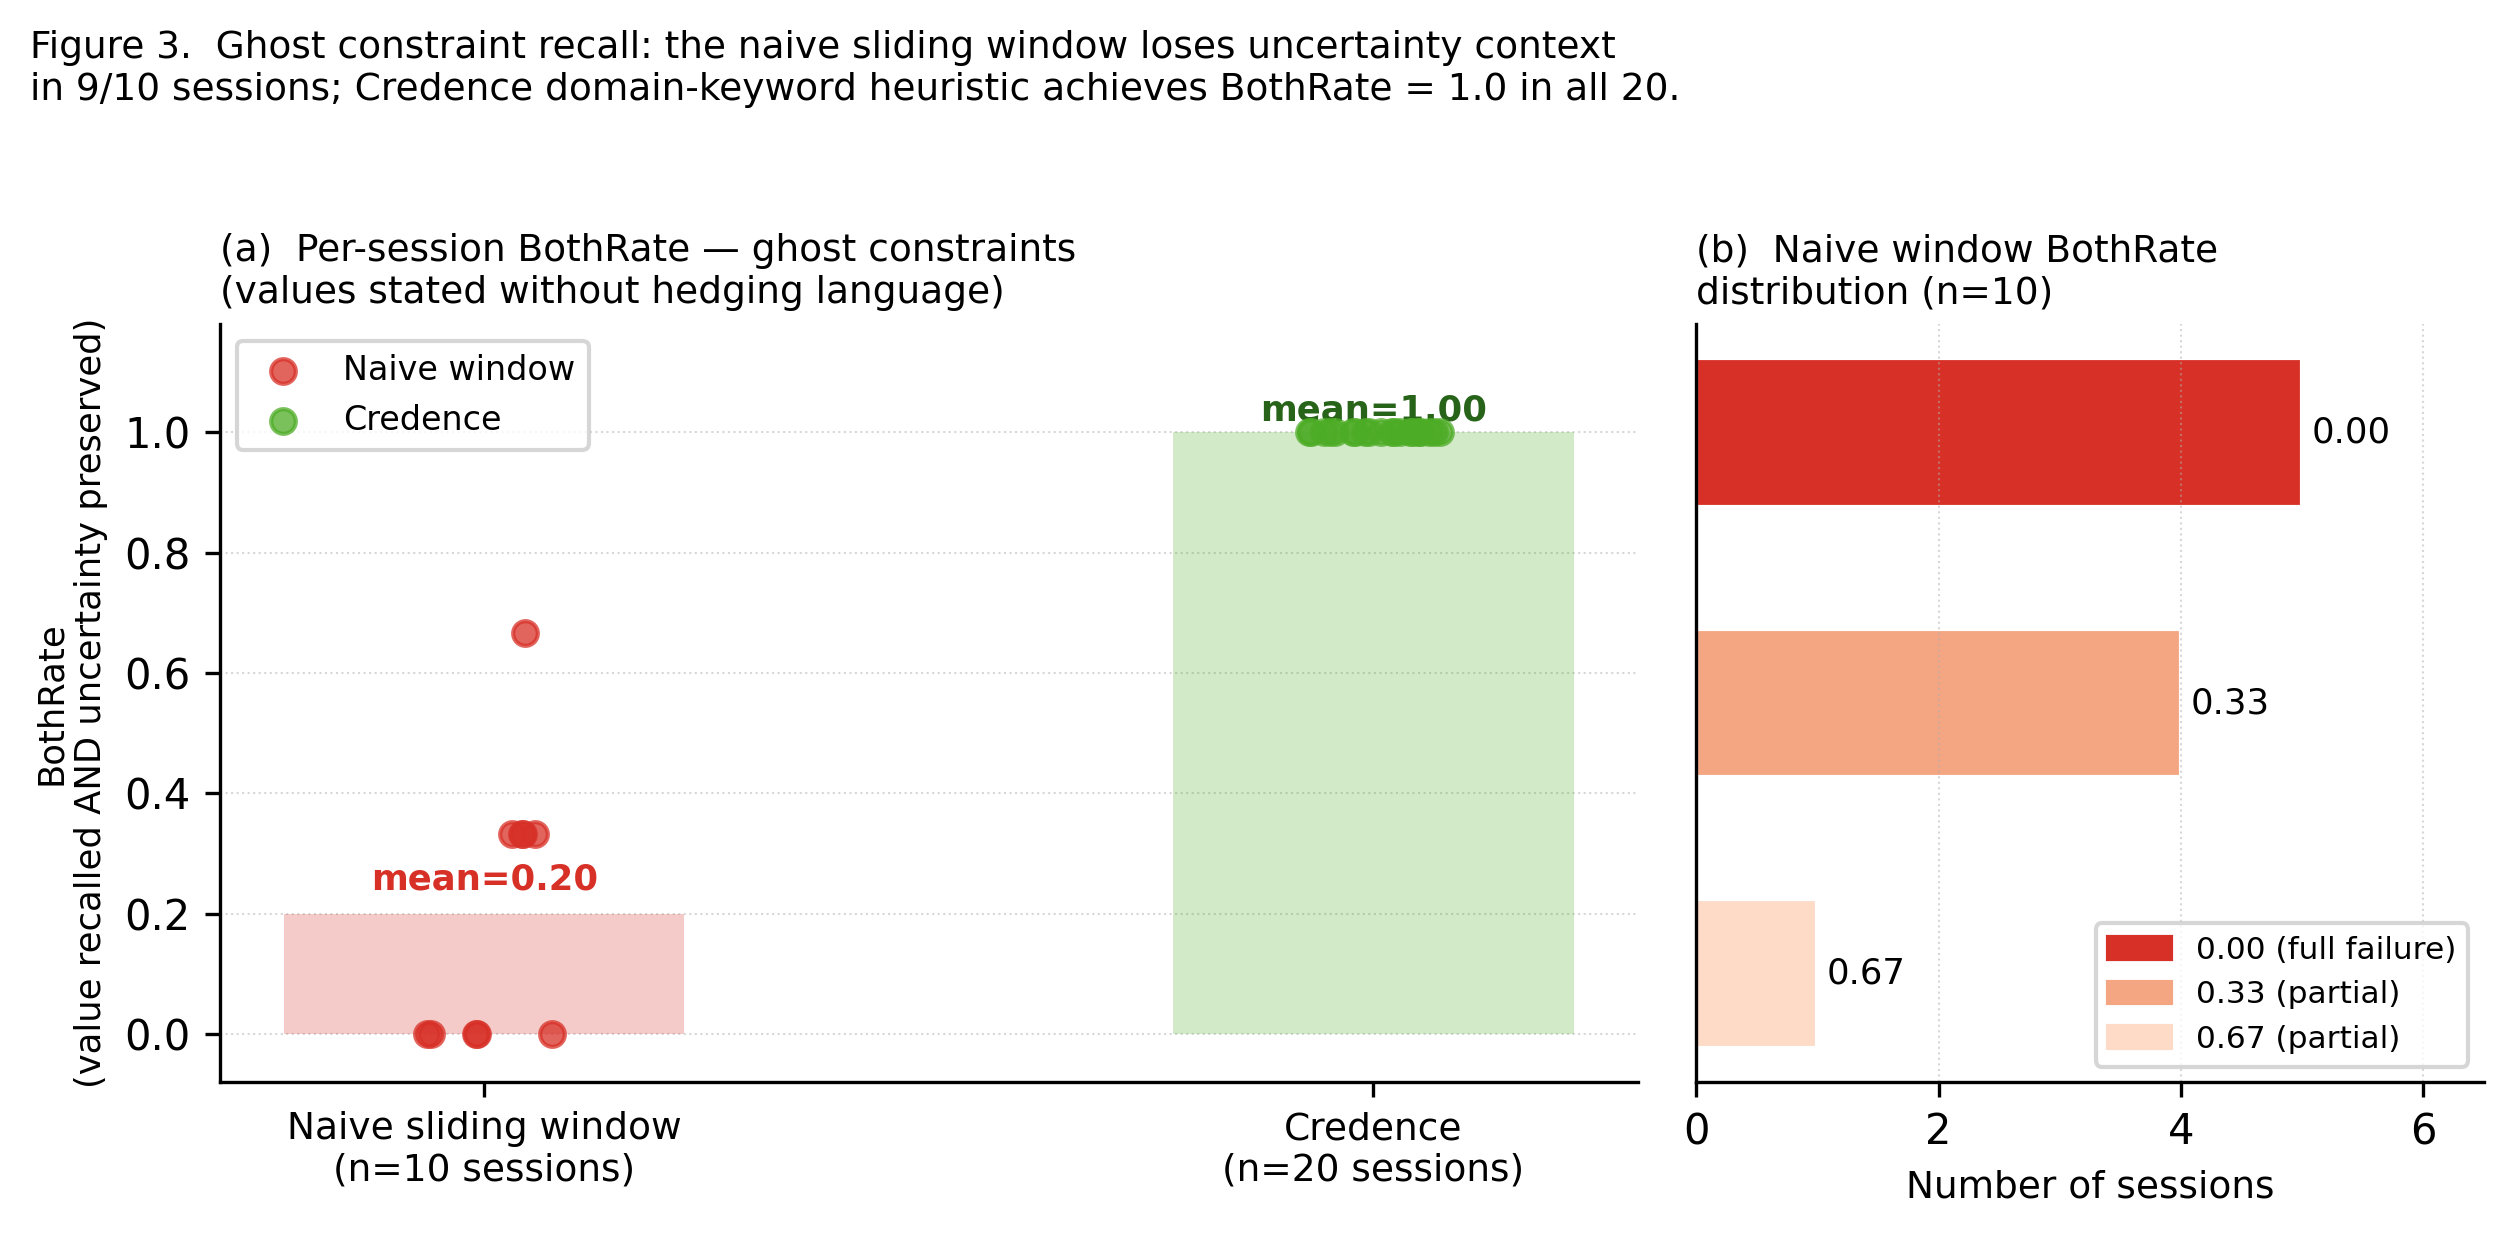

Python code for this plot:
"""
Figure 3: Ghost constraint BothRate — naive sliding window vs Credence.

Ghost constraints: uncertain values stated WITHOUT explicit hedging language.
Standard marker detection gets 0% registration; Credence heuristic gets 100%.

Data from ghost_gauntlet_results.json, n=10 sessions naive, n=20 sessions credence.
"""

import matplotlib
matplotlib.use("Agg")
import matplotlib.pyplot as plt
import matplotlib.patches as mpatches
import numpy as np

# ── Per-session BothRate data ──────────────────────────────────────────────────
# naive_window: 10 sessions
naive_sessions = [0.333, 0.0, 0.333, 0.333, 0.0, 0.0, 0.333, 0.667, 0.0, 0.0]
# credence (v1 + eg2 variants): 20 sessions
credence_sessions = [1.0] * 20

naive_mean  = np.mean(naive_sessions)    # 0.200
credence_mean = np.mean(credence_sessions)  # 1.000

fig, (ax1, ax2) = plt.subplots(1, 2, figsize=(8.5, 4.0),
                                gridspec_kw={"width_ratios": [1.8, 1]})

# ── Left: per-session dots + mean bar ─────────────────────────────────────────
NAIVE_C   = "#d73027"
CRED_C    = "#4dac26"
JITTER    = 0.08

rng = np.random.default_rng(42)
x_naive    = np.zeros(len(naive_sessions))    + rng.uniform(-JITTER, JITTER, len(naive_sessions))
x_credence = np.ones(len(credence_sessions))  + rng.uniform(-JITTER, JITTER, len(credence_sessions))

ax1.bar([0, 1], [naive_mean, credence_mean], width=0.45,
        color=[NAIVE_C, CRED_C], alpha=0.25, zorder=2, edgecolor="none")
ax1.scatter(x_naive,    naive_sessions,    color=NAIVE_C,  alpha=0.75, s=35, zorder=4, label="Naive window")
ax1.scatter(x_credence, credence_sessions, color=CRED_C,   alpha=0.75, s=35, zorder=4, label="Credence")

# Mean annotations
ax1.text(0, naive_mean + 0.04, f"mean={naive_mean:.2f}", ha="center", fontsize=8.5, color=NAIVE_C, fontweight="bold")
ax1.text(1, credence_mean + 0.02, f"mean={credence_mean:.2f}", ha="center", fontsize=8.5, color="#276419", fontweight="bold")

ax1.set_xticks([0, 1])
ax1.set_xticklabels(["Naive sliding window\n(n=10 sessions)", "Credence\n(n=20 sessions)"], fontsize=9)
ax1.set_ylabel("BothRate\n(value recalled AND uncertainty preserved)", fontsize=8.5)
ax1.set_ylim(-0.08, 1.18)
ax1.set_title("(a)  Per-session BothRate — ghost constraints\n(values stated without hedging language)", fontsize=9, loc="left", pad=5)
ax1.grid(axis="y", linestyle=":", linewidth=0.5, alpha=0.5, zorder=1)
ax1.spines["top"].set_visible(False)
ax1.spines["right"].set_visible(False)
ax1.legend(fontsize=8, loc="upper left")

# ── Right: breakdown of naive failures ────────────────────────────────────────
# Of the 10 naive sessions: 5 both_rate=0.0, 4 both_rate=0.333, 1 both_rate=0.667
naive_counts = {0.0: 5, 0.333: 4, 0.667: 1}
btrates = sorted(naive_counts.keys())
counts  = [naive_counts[b] for b in btrates]
bar_colors = ["#d73027", "#f4a582", "#fddbc7"]

wedge_labels = [f"BothRate = {b:.2f}\n({c} session{'s' if c > 1 else ''})"
                for b, c in zip(btrates, counts)]
ax2.barh([2, 1, 0], counts, color=bar_colors, edgecolor="white", height=0.55)

for i, (c, b) in enumerate(zip(counts, btrates)):
    ax2.text(c + 0.08, [2, 1, 0][i], f"{b:.2f}", va="center", fontsize=8.5)

ax2.set_yticks([])
ax2.set_xlabel("Number of sessions", fontsize=9)
ax2.set_xlim(0, 6.5)
ax2.set_title("(b)  Naive window BothRate\ndistribution (n=10)", fontsize=9, loc="left", pad=5)

legend_patches = [mpatches.Patch(color=c, label=l) for c, l in
                  zip(bar_colors, ["0.00 (full failure)", "0.33 (partial)", "0.67 (partial)"])]
ax2.legend(handles=legend_patches, fontsize=7.5, loc="lower right")
ax2.spines["top"].set_visible(False)
ax2.spines["right"].set_visible(False)
ax2.grid(axis="x", linestyle=":", linewidth=0.5, alpha=0.5)

fig.suptitle(
    "Figure 3.  Ghost constraint recall: the naive sliding window loses uncertainty context\n"
    "in 9/10 sessions; Credence domain-keyword heuristic achieves BothRate = 1.0 in all 20.",
    fontsize=9, y=1.02, x=0.02, ha="left"
)

plt.tight_layout()
plt.savefig("fig3_ghost_bothrate.pdf", bbox_inches="tight")
plt.savefig("fig3_ghost_bothrate.png", dpi=300, bbox_inches="tight")
print("Saved fig3_ghost_bothrate.pdf + .png")
